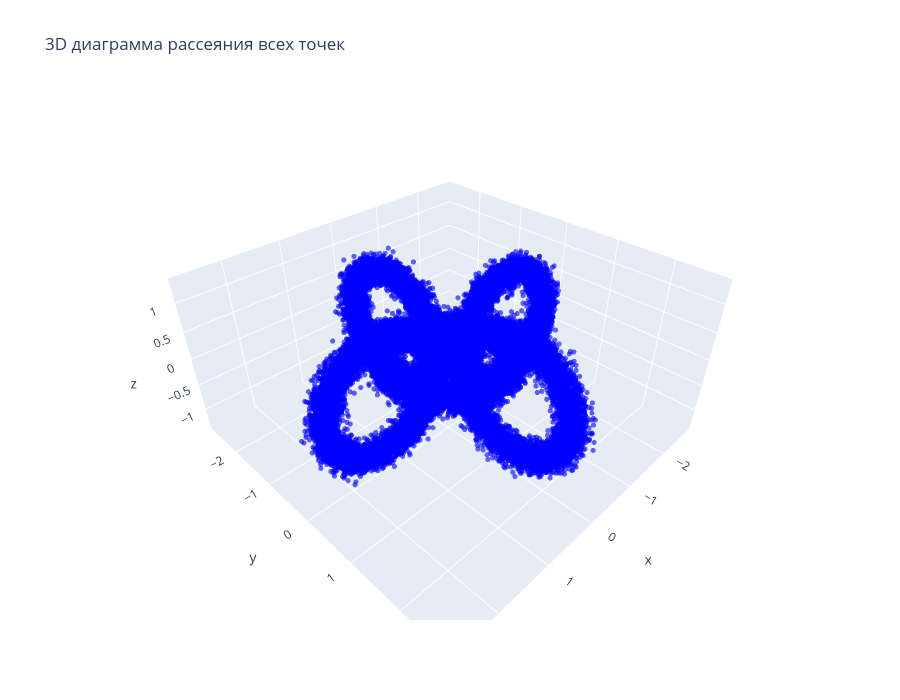

The notebook cell this image was saved under:
### Code cell
fig = px.scatter_3d(data, x='x', y='y', z='z',
                    title='3D диаграмма рассеяния всех точек',
                    opacity=0.6)
fig.update_traces(marker=dict(size=3, color='blue'))
fig.update_layout(width=900, height=700)
fig.show()

### Figure 1 — Plotly figure (JSON) as saved in the notebook; plotly's stock layout.template omitted (floating-point values rounded to 4 significant figures; data arrays with more than 128 entries replaced by an {"elided": "..."} marker saying what was removed)
{"data": [{"hovertemplate": "x=%{x}<br>y=%{y}<br>z=%{z}<extra></extra>", "legendgroup": "", "marker": {"color": "blue", "opacity": 0.6, "size": 3, "symbol": "circle"}, "mode": "markers", "name": "", "scene": "scene", "showlegend": false, "type": "scatter3d", "x": {"elided": "50000 float values"}, "y": {"elided": "50000 float values"}, "z": {"elided": "50000 float values"}}], "layout": {"height": 700, "legend": {"tracegroupgap": 0}, "scene": {"domain": {"x": [0, 1], "y": [0, 1]}, "xaxis": {"title": {"text": "x"}}, "yaxis": {"title": {"text": "y"}}, "zaxis": {"title": {"text": "z"}}}, "title": {"text": "3D диаграмма рассеяния всех точек"}, "width": 900}}
